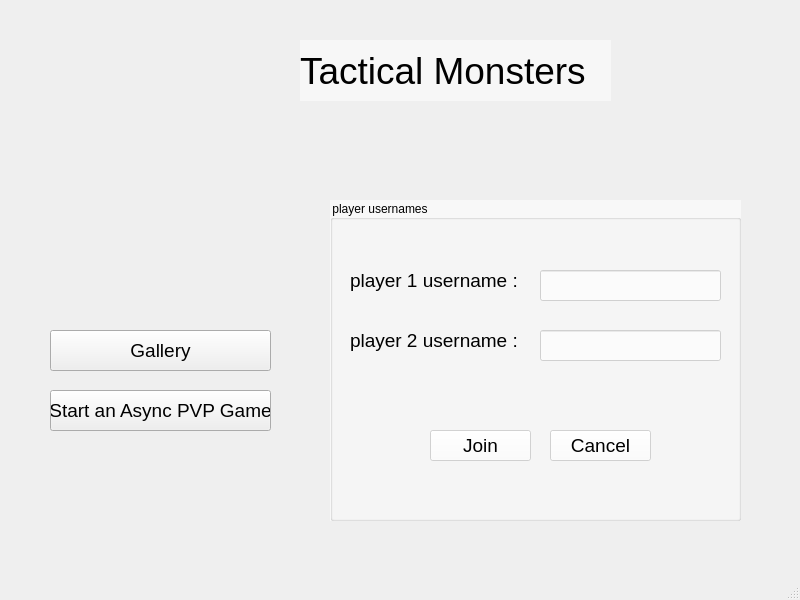
<?xml version="1.0" encoding="UTF-8"?>
<ui version="4.0">
 <class>menu_page</class>
 <widget class="QMainWindow" name="menu_page">
  <property name="geometry">
   <rect>
    <x>0</x>
    <y>0</y>
    <width>800</width>
    <height>600</height>
   </rect>
  </property>
  <property name="windowTitle">
   <string>MainWindow</string>
  </property>
  <widget class="QWidget" name="centralwidget">
   <widget class="QLabel" name="title_label">
    <property name="geometry">
     <rect>
      <x>300</x>
      <y>40</y>
      <width>311</width>
      <height>61</height>
     </rect>
    </property>
    <property name="font">
     <font>
      <pointsize>28</pointsize>
     </font>
    </property>
    <property name="styleSheet">
     <string notr="true">background-color: rgba(255, 255, 255, 125);
color: rgb(0, 0, 0);</string>
    </property>
    <property name="text">
     <string>Tactical Monsters</string>
    </property>
   </widget>
   <widget class="QPushButton" name="gallery_pushButton">
    <property name="geometry">
     <rect>
      <x>50</x>
      <y>330</y>
      <width>221</width>
      <height>41</height>
     </rect>
    </property>
    <property name="font">
     <font>
      <pointsize>14</pointsize>
     </font>
    </property>
    <property name="text">
     <string>Gallery</string>
    </property>
   </widget>
   <widget class="QPushButton" name="play_pushButton">
    <property name="geometry">
     <rect>
      <x>50</x>
      <y>390</y>
      <width>221</width>
      <height>41</height>
     </rect>
    </property>
    <property name="font">
     <font>
      <pointsize>14</pointsize>
     </font>
    </property>
    <property name="text">
     <string>Start an Async PVP Game</string>
    </property>
   </widget>
   <widget class="QGroupBox" name="playerUsernames_groupBox">
    <property name="enabled">
     <bool>true</bool>
    </property>
    <property name="geometry">
     <rect>
      <x>330</x>
      <y>200</y>
      <width>411</width>
      <height>321</height>
     </rect>
    </property>
    <property name="styleSheet">
     <string notr="true">background-color: rgba(255, 255, 255, 150);</string>
    </property>
    <property name="title">
     <string>player usernames</string>
    </property>
    <widget class="QLabel" name="player1username_label">
     <property name="geometry">
      <rect>
       <x>20</x>
       <y>60</y>
       <width>171</width>
       <height>41</height>
      </rect>
     </property>
     <property name="font">
      <font>
       <pointsize>14</pointsize>
      </font>
     </property>
     <property name="styleSheet">
      <string notr="true">background-color: rgba(255, 255, 255, 0);
color: rgb(0, 0, 0);</string>
     </property>
     <property name="text">
      <string>player 1 username :</string>
     </property>
    </widget>
    <widget class="QLabel" name="player2username_label">
     <property name="geometry">
      <rect>
       <x>20</x>
       <y>120</y>
       <width>171</width>
       <height>41</height>
      </rect>
     </property>
     <property name="font">
      <font>
       <pointsize>14</pointsize>
      </font>
     </property>
     <property name="styleSheet">
      <string notr="true">background-color: rgba(255, 255, 255, 0);
color: rgb(0, 0, 0);</string>
     </property>
     <property name="text">
      <string>player 2 username :</string>
     </property>
    </widget>
    <widget class="QLineEdit" name="player1usernamelineEdit">
     <property name="geometry">
      <rect>
       <x>210</x>
       <y>70</y>
       <width>181</width>
       <height>31</height>
      </rect>
     </property>
     <property name="styleSheet">
      <string notr="true">color: rgb(0, 0, 0);</string>
     </property>
    </widget>
    <widget class="QLineEdit" name="player2usernamelineEdit">
     <property name="geometry">
      <rect>
       <x>210</x>
       <y>130</y>
       <width>181</width>
       <height>31</height>
      </rect>
     </property>
     <property name="styleSheet">
      <string notr="true">color: rgb(0, 0, 0);</string>
     </property>
    </widget>
    <widget class="QPushButton" name="join_pushButton">
     <property name="geometry">
      <rect>
       <x>100</x>
       <y>230</y>
       <width>101</width>
       <height>31</height>
      </rect>
     </property>
     <property name="font">
      <font>
       <pointsize>14</pointsize>
      </font>
     </property>
     <property name="styleSheet">
      <string notr="true">color: rgb(0, 0, 0);</string>
     </property>
     <property name="text">
      <string>Join</string>
     </property>
    </widget>
    <widget class="QPushButton" name="cancel_pushButton">
     <property name="geometry">
      <rect>
       <x>220</x>
       <y>230</y>
       <width>101</width>
       <height>31</height>
      </rect>
     </property>
     <property name="font">
      <font>
       <pointsize>14</pointsize>
      </font>
     </property>
     <property name="styleSheet">
      <string notr="true">color: rgb(0, 0, 0);</string>
     </property>
     <property name="text">
      <string>Cancel</string>
     </property>
    </widget>
   </widget>
   <widget class="QLabel" name="label">
    <property name="geometry">
     <rect>
      <x>-40</x>
      <y>0</y>
      <width>861</width>
      <height>601</height>
     </rect>
    </property>
    <property name="styleSheet">
     <string notr="true">background-image: url(:/new/prefix1/background/ChatGPT Image Apr 25, 2025, 09_35_58 PM.jpg);</string>
    </property>
    <property name="text">
     <string/>
    </property>
   </widget>
   <zorder>label</zorder>
   <zorder>title_label</zorder>
   <zorder>gallery_pushButton</zorder>
   <zorder>play_pushButton</zorder>
   <zorder>playerUsernames_groupBox</zorder>
  </widget>
  <widget class="QMenuBar" name="menubar">
   <property name="geometry">
    <rect>
     <x>0</x>
     <y>0</y>
     <width>800</width>
     <height>17</height>
    </rect>
   </property>
  </widget>
  <widget class="QStatusBar" name="statusbar"/>
 </widget>
 <resources/>
 <connections/>
</ui>
